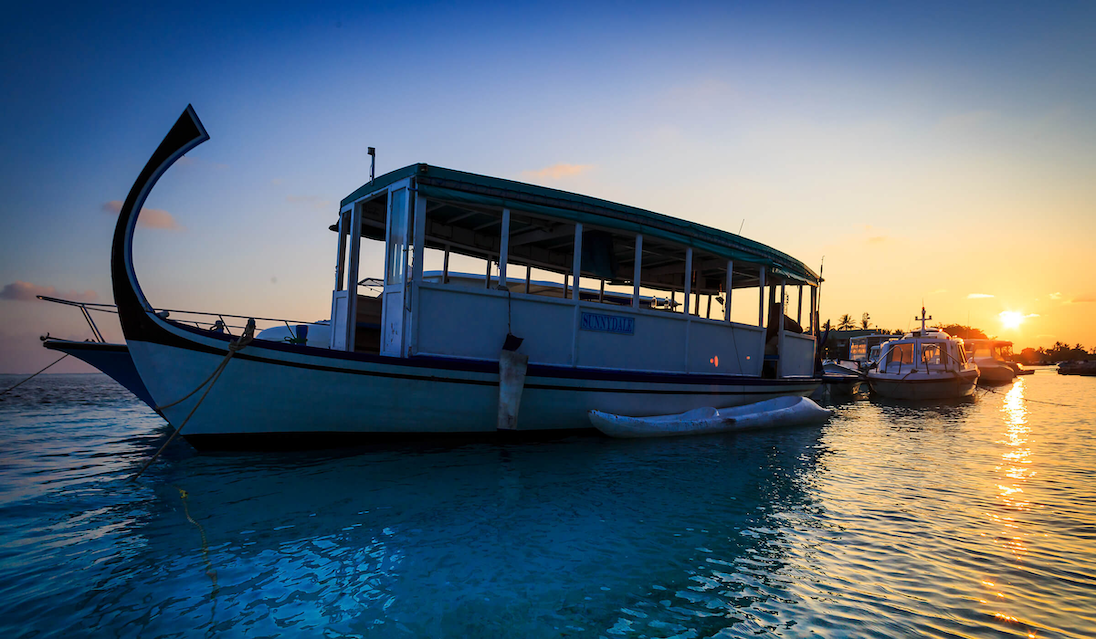
#> input picture sample.png, 1096 x 639 px
$ python cvTest.py
#> lines starting #> are read from the running program, lines starting #| are printed output that depends on the picture; after the words box and inside, x2 and y2 are one past the last pixel; in counts of white or black regions, pixels touching at a corner belong together
import numpy as np
import cv2
import matplotlib.pyplot as plt

# load the image, clone it for output, and then convert it to grayscale
image = cv2.imread('sample.png')
#> image is the input picture: shape (639, 1096, 3); mean B, G, R 118.7, 105.5, 88.9
pts1=np.float32([[0,200],[200,200],[200,0],[0,0]])
pts2=np.float32([[0,200],[200,200],[200,0],[0,0]])
matrix=cv2.getPerspectiveTransform(pts1,pts2)

# Draw the point
p = (50,100)
cv2.circle(image,p, 20, (255,0,0), -1)
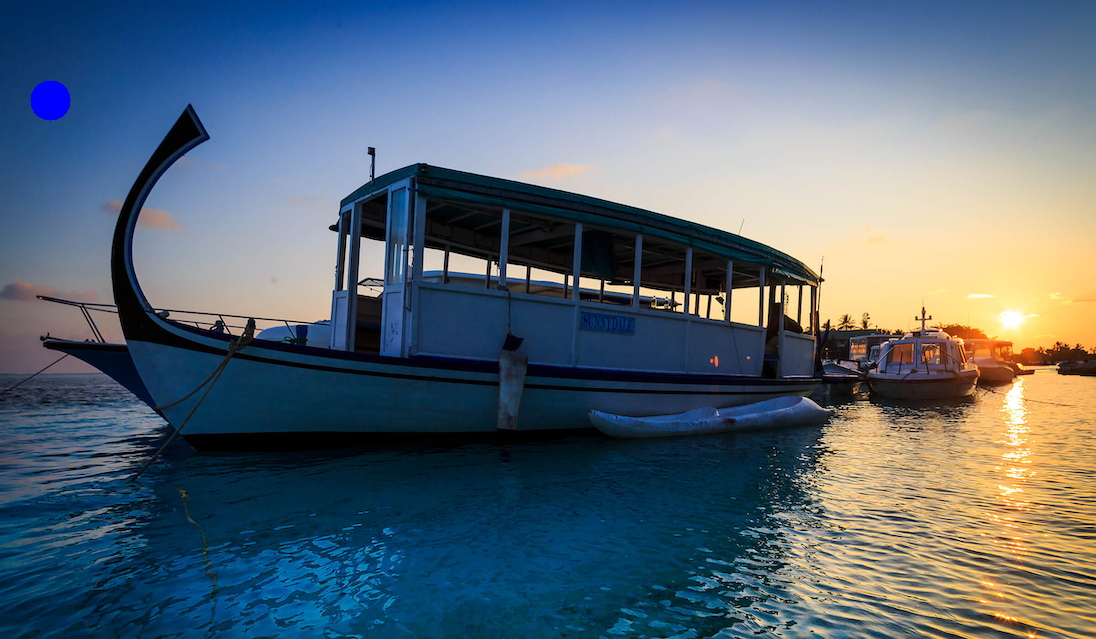
#> image: shape (639, 1096, 3); 0.18% of pixels changed, all inside (x1, y1, x2, y2) = (30, 80, 71, 121)

# Put in perspective
result=cv2.warpPerspective(image,matrix,(1500,800))
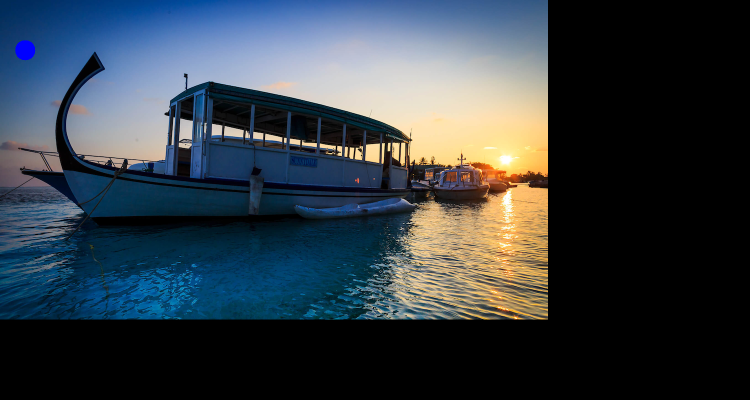
#> result: shape (800, 1500, 3) (shown at 1/2 size); mean B, G, R 69.4, 61.5, 51.9

# Show images
plt.imshow(image)
plt.title('Original')
plt.show()

plt.imshow(result)
plt.title('Distorced')
plt.show()

# Here you can transform your point
p = (50,100)
px = (matrix[0][0]*p[0] + matrix[0][1]*p[1] + matrix[0][2]) / ((matrix[2][0]*p[0] + matrix[2][1]*p[1] + matrix[2][2]))
py = (matrix[1][0]*p[0] + matrix[1][1]*p[1] + matrix[1][2]) / ((matrix[2][0]*p[0] + matrix[2][1]*p[1] + matrix[2][2]))
p_after = (int(px), int(py))
print(p_after)

# Draw the new point
cv2.circle(result,p_after, 20, (0,0,255), 12)
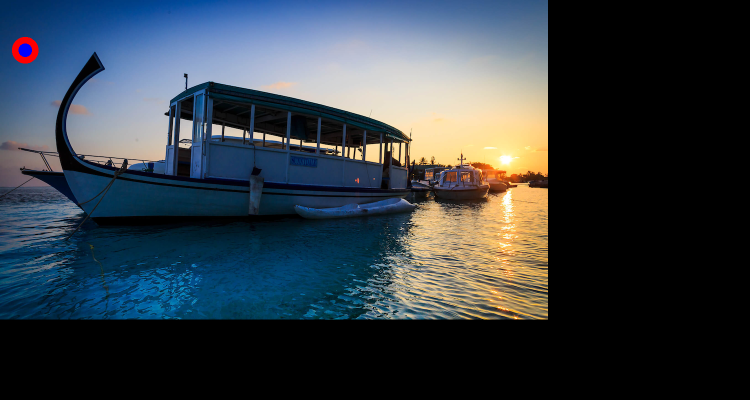
#> result: shape (800, 1500, 3) (shown at 1/2 size); 0.14% of pixels changed, all inside (x1, y1, x2, y2) = (24, 74, 77, 127)

# Show the result
plt.imshow(result)
plt.title('Predicted position of your point in blue')
plt.show()
